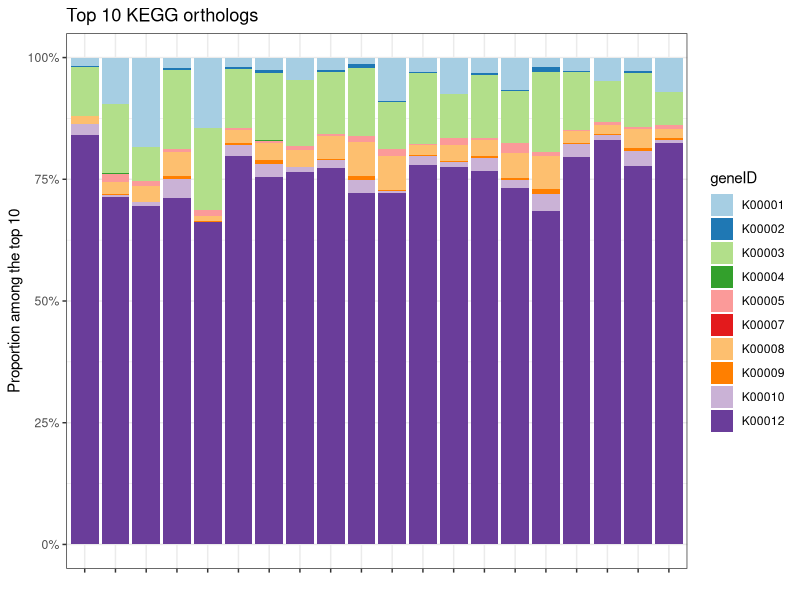

The R source for this figure:
## ---- chunk 1

if(!require("waldo")) {
  install.packages("waldo")
  library(waldo)
}

library(tidyverse)

## ---- chunk 2

my_data <- read_tsv("data_matrix.tsv", show_col_types = FALSE)
my_samples <- read_tsv("sample_sheet.tsv", show_col_types = FALSE)

## ---- chunk 3

my_subset <- my_data %>%
  group_by(geneID) %>%
  summarise(sum_count = sum(count)) %>%
  slice(1:10) %>%
  left_join(my_data, by = "geneID") %>%
  select(SampleID, count, geneID)

my_subset %>%
  ggplot(aes(x = SampleID, y = count, fill = geneID)) +
  geom_bar(stat = "identity", position = "fill") +
  theme_bw() +
  theme(axis.text.x = element_blank(), strip.background = element_blank()) +
  scale_fill_brewer(palette = "Paired") +
  scale_y_continuous(labels = scales::percent) +
  labs(title = "Top 10 KEGG orthologs",
       y = "Proportion among the top 10",
       x = "")

## ---- chunk 4

waldo::compare(unique(my_data$geneID), unique(my_subset$geneID))

## ---- chunk 5

sample_subset1 <- my_samples %>%
  filter(study_group %in% "Blue")

my_matrix <- my_data %>%
  filter(SampleID %in% sample_subset1$SampleID) %>%
  pivot_wider(names_from = SampleID, values_from = count) %>%
  column_to_rownames(var = "geneID") %>%
  as.matrix()

head(my_matrix)

## ---- chunk 6

sample_subset2 <- my_samples %>%
  filter(study_group %in% "Yellow")

my_error <- try(my_matrix[,sample_subset2$SampleID])

## ---- chunk 7

compare(colnames(my_matrix), sample_subset2$SampleID, max_diffs = Inf)

## ---- chunk 8

try(compare(my_data, my_subset))
